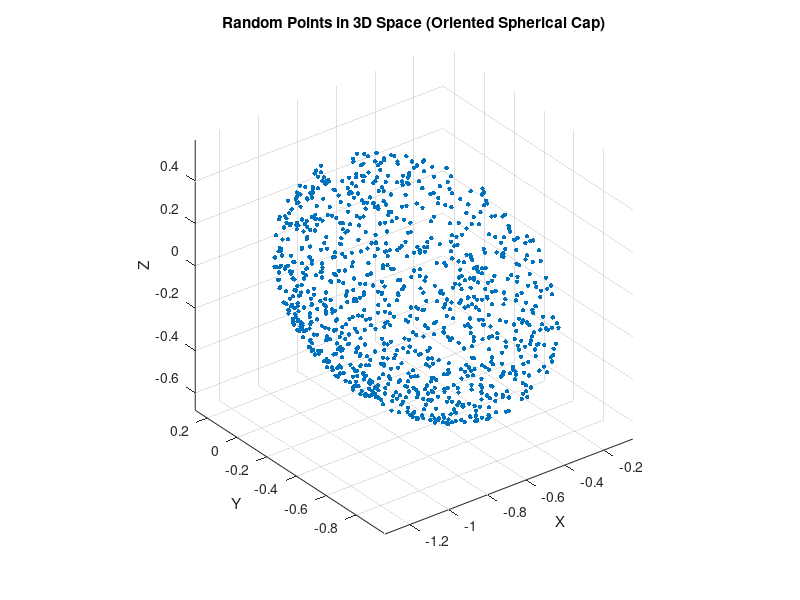
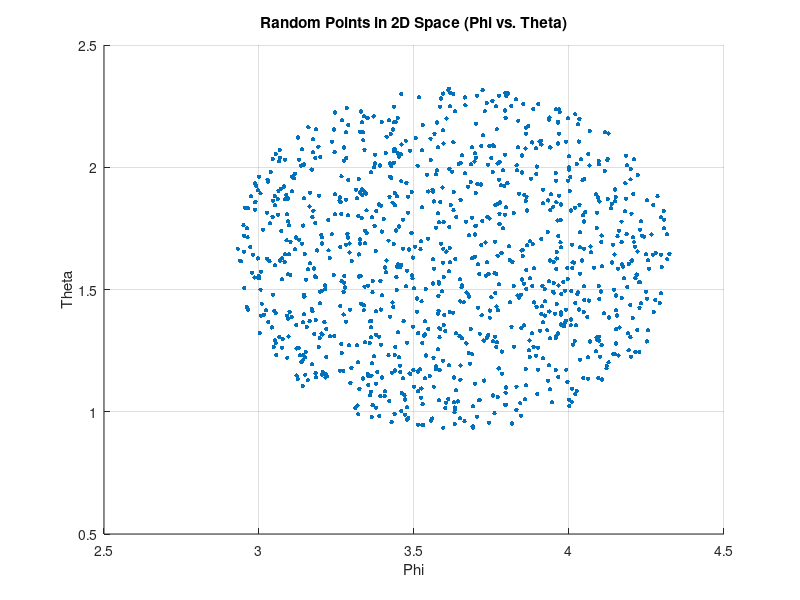

The MATLAB source for these figures, in order:

% Number of random points to generate
N = 1000;
max_angle = 0.7;

% Generate a random direction for the spherical cap
theta_d = acos(2 * rand() - 1);  % Random inclination
phi_d = 2 * pi * rand();  % Random azimuth

% Initialize arrays to store the points
phi_vals = zeros(1, N);
theta_vals = zeros(1, N);
x_vals = zeros(1, N);
y_vals = zeros(1, N);
z_vals = zeros(1, N);

% Generate points with rotated angles
for i = 1:N
    % Generate local angles around the +Z axis
    phi = 2 * pi * rand();  % Uniform distribution between 0 and 2*pi
    theta = acos(1 - (1 - cos(max_angle)) * rand());  % Uniform distribution within spherical cap

    % Rotate the angles to align with (theta_d, phi_d)
    x = sin(theta) * cos(phi);
    y = sin(theta) * sin(phi);
    z = cos(theta);

    % Convert rotated angles
    theta_rot = acos(z * cos(theta_d) + x * sin(theta_d));  % New inclination
    phi_rot = atan2(y, x * cos(theta_d) - z * sin(theta_d)) + phi_d;  % New azimuth

    % Store values
    phi_vals(i) = mod(phi_rot, 2*pi);  % Ensure azimuth is in [0, 2π]
    theta_vals(i) = theta_rot;

    % Convert back to Cartesian coordinates
    x_vals(i) = sin(theta_rot) * cos(phi_rot);
    y_vals(i) = sin(theta_rot) * sin(phi_rot);
    z_vals(i) = cos(theta_rot);
end
%%
% Plot points in 3D space
figure;
scatter3(x_vals, y_vals, z_vals, 10, 'filled');
title('Random Points in 3D Space (Oriented Spherical Cap)');
xlabel('X');
ylabel('Y');
zlabel('Z');
axis equal;
grid on;

% Plot points in 2D space (phi vs. theta)
figure;
scatter(phi_vals, theta_vals, 10, 'filled');
title('Random Points in 2D Space (Phi vs. Theta)');
xlabel('Phi');
ylabel('Theta');
grid on;
